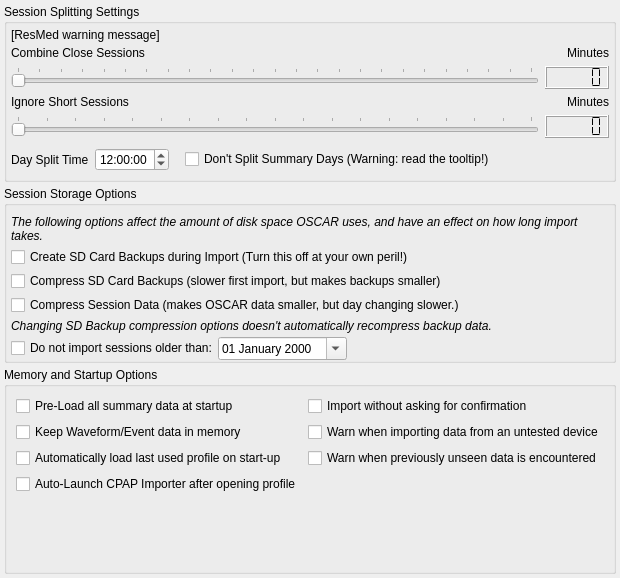
        <widget class="QWidget" name="importTab">
         <attribute name="title">
          <string>&amp;Import</string>
         </attribute>
         <layout class="QVBoxLayout" name="verticalLayout_5">
          <property name="spacing">
           <number>4</number>
          </property>
          <property name="leftMargin">
           <number>4</number>
          </property>
          <property name="topMargin">
           <number>4</number>
          </property>
          <property name="rightMargin">
           <number>4</number>
          </property>
          <property name="bottomMargin">
           <number>4</number>
          </property>
          <item>
           <widget class="QGroupBox" name="sessionSplitGroupBox">
            <property name="sizePolicy">
             <sizepolicy hsizetype="Preferred" vsizetype="Minimum">
              <horstretch>0</horstretch>
              <verstretch>0</verstretch>
             </sizepolicy>
            </property>
            <property name="title">
             <string>Session Splitting Settings</string>
            </property>
            <layout class="QVBoxLayout" name="verticalLayout_10">
             <property name="spacing">
              <number>4</number>
             </property>
             <property name="leftMargin">
              <number>4</number>
             </property>
             <property name="topMargin">
              <number>4</number>
             </property>
             <property name="rightMargin">
              <number>4</number>
             </property>
             <property name="bottomMargin">
              <number>4</number>
             </property>
             <item>
              <widget class="QLabel" name="ResMedWarning">
               <property name="sizePolicy">
                <sizepolicy hsizetype="Preferred" vsizetype="Minimum">
                 <horstretch>0</horstretch>
                 <verstretch>0</verstretch>
                </sizepolicy>
               </property>
               <property name="text">
                <string notr="true">[ResMed warning message]</string>
               </property>
               <property name="wordWrap">
                <bool>true</bool>
               </property>
               <property name="openExternalLinks">
                <bool>true</bool>
               </property>
              </widget>
             </item>
             <item>
              <widget class="QWidget" name="sessionSplitWidget" native="true">
               <property name="sizePolicy">
                <sizepolicy hsizetype="Preferred" vsizetype="Minimum">
                 <horstretch>0</horstretch>
                 <verstretch>0</verstretch>
                </sizepolicy>
               </property>
               <layout class="QVBoxLayout" name="verticalLayout_9">
                <property name="leftMargin">
                 <number>0</number>
                </property>
                <property name="topMargin">
                 <number>0</number>
                </property>
                <property name="rightMargin">
                 <number>0</number>
                </property>
                <property name="bottomMargin">
                 <number>0</number>
                </property>
                <item>
                 <layout class="QHBoxLayout" name="horizontalLayout_4">
                  <item>
                   <widget class="QLabel" name="label">
                    <property name="text">
                     <string>Combine Close Sessions </string>
                    </property>
                    <property name="alignment">
                     <set>Qt::AlignLeading|Qt::AlignLeft|Qt::AlignVCenter</set>
                    </property>
                   </widget>
                  </item>
                  <item>
                   <widget class="QLabel" name="label_4">
                    <property name="text">
                     <string>Minutes</string>
                    </property>
                    <property name="alignment">
                     <set>Qt::AlignRight|Qt::AlignTrailing|Qt::AlignVCenter</set>
                    </property>
                   </widget>
                  </item>
                 </layout>
                </item>
                <item>
                 <layout class="QHBoxLayout" name="horizontalLayout_2">
                  <item>
                   <widget class="QSlider" name="combineSlider">
                    <property name="minimumSize">
                     <size>
                      <width>0</width>
                      <height>0</height>
                     </size>
                    </property>
                    <property name="toolTip">
                     <string>Multiple sessions closer together than this value will be kept on the same day.
</string>
                    </property>
                    <property name="minimum">
                     <number>0</number>
                    </property>
                    <property name="maximum">
                     <number>240</number>
                    </property>
                    <property name="singleStep">
                     <number>10</number>
                    </property>
                    <property name="pageStep">
                     <number>30</number>
                    </property>
                    <property name="value">
                     <number>0</number>
                    </property>
                    <property name="orientation">
                     <enum>Qt::Horizontal</enum>
                    </property>
                    <property name="invertedAppearance">
                     <bool>false</bool>
                    </property>
                    <property name="invertedControls">
                     <bool>false</bool>
                    </property>
                    <property name="tickPosition">
                     <enum>QSlider::TicksAbove</enum>
                    </property>
                    <property name="tickInterval">
                     <number>10</number>
                    </property>
                   </widget>
                  </item>
                  <item>
                   <widget class="QLCDNumber" name="combineLCD">
                    <property name="frameShape">
                     <enum>QFrame::Box</enum>
                    </property>
                    <property name="digitCount">
                     <number>5</number>
                    </property>
                    <property name="segmentStyle">
                     <enum>QLCDNumber::Flat</enum>
                    </property>
                   </widget>
                  </item>
                 </layout>
                </item>
                <item>
                 <layout class="QHBoxLayout" name="horizontalLayout_5">
                  <item>
                   <widget class="QLabel" name="label_3">
                    <property name="text">
                     <string>Ignore Short Sessions</string>
                    </property>
                    <property name="alignment">
                     <set>Qt::AlignLeading|Qt::AlignLeft|Qt::AlignVCenter</set>
                    </property>
                   </widget>
                  </item>
                  <item>
                   <widget class="QLabel" name="label_5">
                    <property name="text">
                     <string>Minutes</string>
                    </property>
                    <property name="alignment">
                     <set>Qt::AlignRight|Qt::AlignTrailing|Qt::AlignVCenter</set>
                    </property>
                   </widget>
                  </item>
                 </layout>
                </item>
                <item>
                 <layout class="QHBoxLayout" name="horizontalLayout_3">
                  <property name="bottomMargin">
                   <number>4</number>
                  </property>
                  <item>
                   <widget class="QSlider" name="IgnoreSlider">
                    <property name="toolTip">
                     <string>&lt;html&gt;&lt;head/&gt;&lt;body&gt;&lt;p&gt;&lt;span style=&quot; font-family:'Cantarell'; font-size:11pt;&quot;&gt;Sessions shorter in duration than this will not be displayed&lt;/span&gt;&lt;span style=&quot; font-family:'Cantarell'; font-size:11pt; font-style:italic;&quot;&gt;.&lt;/span&gt;&lt;/p&gt;&lt;/body&gt;&lt;/html&gt;</string>
                    </property>
                    <property name="maximum">
                     <number>90</number>
                    </property>
                    <property name="pageStep">
                     <number>5</number>
                    </property>
                    <property name="orientation">
                     <enum>Qt::Horizontal</enum>
                    </property>
                    <property name="tickPosition">
                     <enum>QSlider::TicksAbove</enum>
                    </property>
                    <property name="tickInterval">
                     <number>5</number>
                    </property>
                   </widget>
                  </item>
                  <item>
                   <widget class="QLCDNumber" name="IgnoreLCD">
                    <property name="frameShape">
                     <enum>QFrame::Box</enum>
                    </property>
                    <property name="segmentStyle">
                     <enum>QLCDNumber::Flat</enum>
                    </property>
                   </widget>
                  </item>
                 </layout>
                </item>
                <item>
                 <layout class="QHBoxLayout" name="horizontalLayout">
                  <property name="bottomMargin">
                   <number>4</number>
                  </property>
                  <item>
                   <widget class="QLabel" name="label_2">
                    <property name="text">
                     <string>Day Split Time</string>
                    </property>
                    <property name="alignment">
                     <set>Qt::AlignLeading|Qt::AlignLeft|Qt::AlignVCenter</set>
                    </property>
                   </widget>
                  </item>
                  <item>
                   <widget class="QTimeEdit" name="timeEdit">
                    <property name="toolTip">
                     <string>Sessions starting before this time will go to the previous calendar day.</string>
                    </property>
                    <property name="buttonSymbols">
                     <enum>QAbstractSpinBox::UpDownArrows</enum>
                    </property>
                    <property name="dateTime">
                     <datetime>
                      <hour>12</hour>
                      <minute>0</minute>
                      <second>0</second>
                      <year>2000</year>
                      <month>1</month>
                      <day>1</day>
                     </datetime>
                    </property>
                   </widget>
                  </item>
                  <item>
                   <spacer name="horizontalSpacer_7">
                    <property name="orientation">
                     <enum>Qt::Horizontal</enum>
                    </property>
                    <property name="sizeType">
                     <enum>QSizePolicy::Minimum</enum>
                    </property>
                    <property name="sizeHint" stdset="0">
                     <size>
                      <width>10</width>
                      <height>20</height>
                     </size>
                    </property>
                   </spacer>
                  </item>
                  <item>
                   <widget class="QCheckBox" name="LockSummarySessionSplitting">
                    <property name="toolTip">
                     <string>&lt;html&gt;&lt;head/&gt;&lt;body&gt;&lt;p&gt;&lt;span style=&quot; font-weight:600;&quot;&gt;This setting should be used with caution...&lt;/span&gt; Switching it off comes with consequences involving accuracy of summary only days, as certain calculations only work properly provided summary only sessions that came from individual day records are kept together. &lt;/p&gt;&lt;p&gt;&lt;span style=&quot; font-weight:600;&quot;&gt;ResMed users:&lt;/span&gt; Just because it seems natural to you and I that the 12 noon session restart should be in the previous day, does not mean ResMed's data agrees with us. The STF.edf summary index format has serious weaknesses that make doing this not a good idea.&lt;/p&gt;&lt;p&gt;This option exists to pacify those who don't care and want to see this &amp;quot;fixed&amp;quot; no matter the costs, but know it comes with a cost. If you keep your SD card in every night, and import at least once a week, you won't see problems with this very often.&lt;/p&gt;&lt;/body&gt;&lt;/html&gt;</string>
                    </property>
                    <property name="text">
                     <string>Don't Split Summary Days (Warning: read the tooltip!)</string>
                    </property>
                   </widget>
                  </item>
                  <item>
                   <spacer name="horizontalSpacer">
                    <property name="orientation">
                     <enum>Qt::Horizontal</enum>
                    </property>
                    <property name="sizeHint" stdset="0">
                     <size>
                      <width>40</width>
                      <height>20</height>
                     </size>
                    </property>
                   </spacer>
                  </item>
                 </layout>
                </item>
               </layout>
              </widget>
             </item>
            </layout>
           </widget>
          </item>
          <item>
           <widget class="QGroupBox" name="groupBox_7">
            <property name="sizePolicy">
             <sizepolicy hsizetype="Preferred" vsizetype="Minimum">
              <horstretch>0</horstretch>
              <verstretch>0</verstretch>
             </sizepolicy>
            </property>
            <property name="title">
             <string>Session Storage Options</string>
            </property>
            <layout class="QGridLayout" name="gridLayout_9">
             <property name="leftMargin">
              <number>4</number>
             </property>
             <property name="topMargin">
              <number>9</number>
             </property>
             <property name="rightMargin">
              <number>4</number>
             </property>
             <property name="bottomMargin">
              <number>0</number>
             </property>
             <property name="horizontalSpacing">
              <number>0</number>
             </property>
             <property name="verticalSpacing">
              <number>4</number>
             </property>
             <item row="5" column="0">
              <widget class="QLabel" name="label_41">
               <property name="font">
                <font>
                 <italic>true</italic>
                </font>
               </property>
               <property name="text">
                <string>Changing SD Backup compression options doesn't automatically recompress backup data.</string>
               </property>
               <property name="wordWrap">
                <bool>true</bool>
               </property>
              </widget>
             </item>
             <item row="3" column="0">
              <widget class="QCheckBox" name="compressSDBackups">
               <property name="toolTip">
                <string>Compress ResMed (EDF) backups to save disk space.
Backed up EDF files are stored in the .gz format, 
which is common on Mac &amp; Linux platforms.. 

OSCAR can import from this compressed backup directory natively.. 
To use it with ResScan will require the .gz files to be uncompressed first..</string>
               </property>
               <property name="text">
                <string>Compress SD Card Backups (slower first import, but makes backups smaller)</string>
               </property>
              </widget>
             </item>
             <item row="1" column="0">
              <widget class="QLabel" name="label_32">
               <property name="font">
                <font>
                 <italic>true</italic>
                </font>
               </property>
               <property name="text">
                <string>The following options affect the amount of disk space OSCAR uses, and have an effect on how long import takes.</string>
               </property>
               <property name="wordWrap">
                <bool>true</bool>
               </property>
              </widget>
             </item>
             <item row="4" column="0">
              <widget class="QCheckBox" name="compressSessionData">
               <property name="toolTip">
                <string>This makes OSCAR's data take around half as much space.
But it makes import and day changing take longer.. 
If you've got a new computer with a small solid state disk, this is a good option.</string>
               </property>
               <property name="text">
                <string>Compress Session Data (makes OSCAR data smaller, but day changing slower.)</string>
               </property>
              </widget>
             </item>
             <item row="2" column="0">
              <widget class="QCheckBox" name="createSDBackups">
               <property name="toolTip">
                <string>This maintains a backup of SD-card data for ResMed devices, 

ResMed S9 series devices delete high resolution data older than 7 days, 
and graph data older than 30 days..

OSCAR can keep a copy of this data if you ever need to reinstall. 
(Highly recomended, unless your short on disk space or don't care about the graph data)</string>
               </property>
               <property name="text">
                <string>Create SD Card Backups during Import (Turn this off at your own peril!)</string>
               </property>
              </widget>
             </item>
             <item row="6" column="0">
              <layout class="QHBoxLayout" name="horizontalLayout_18">
               <property name="leftMargin">
                <number>0</number>
               </property>
               <property name="topMargin">
                <number>0</number>
               </property>
               <property name="bottomMargin">
                <number>0</number>
               </property>
               <item>
                <widget class="QCheckBox" name="ignoreOlderSessionsCheck">
                 <property name="text">
                  <string>Do not import sessions older than:</string>
                 </property>
                </widget>
               </item>
               <item>
                <widget class="QDateEdit" name="ignoreOlderSessionsDate">
                 <property name="toolTip">
                  <string>Sessions older than this date will not be imported</string>
                 </property>
                 <property name="wrapping">
                  <bool>true</bool>
                 </property>
                 <property name="frame">
                  <bool>true</bool>
                 </property>
                 <property name="maximumDate">
                  <date>
                   <year>2099</year>
                   <month>12</month>
                   <day>31</day>
                  </date>
                 </property>
                 <property name="minimumDate">
                  <date>
                   <year>1970</year>
                   <month>1</month>
                   <day>2</day>
                  </date>
                 </property>
                 <property name="currentSection">
                  <enum>QDateTimeEdit::DaySection</enum>
                 </property>
                 <property name="displayFormat">
                  <string>dd MMMM yyyy</string>
                 </property>
                 <property name="calendarPopup">
                  <bool>true</bool>
                 </property>
                </widget>
               </item>
               <item>
                <spacer name="horizontalSpacer_6">
                 <property name="orientation">
                  <enum>Qt::Horizontal</enum>
                 </property>
                 <property name="sizeHint" stdset="0">
                  <size>
                   <width>40</width>
                   <height>20</height>
                  </size>
                 </property>
                </spacer>
               </item>
              </layout>
             </item>
            </layout>
           </widget>
          </item>
          <item>
           <widget class="QGroupBox" name="groupBox_8">
            <property name="sizePolicy">
             <sizepolicy hsizetype="Preferred" vsizetype="Minimum">
              <horstretch>0</horstretch>
              <verstretch>0</verstretch>
             </sizepolicy>
            </property>
            <property name="title">
             <string>Memory and Startup Options</string>
            </property>
            <layout class="QGridLayout" name="gridLayout_14">
             <item row="3" column="0">
              <widget class="QCheckBox" name="autoLaunchImporter">
               <property name="toolTip">
                <string>Bypass the login screen and load the most recent User Profile</string>
               </property>
               <property name="text">
                <string>Auto-Launch CPAP Importer after opening profile</string>
               </property>
              </widget>
             </item>
             <item row="4" column="0">
              <spacer name="verticalSpacer_2">
               <property name="orientation">
                <enum>Qt::Vertical</enum>
               </property>
               <property name="sizeHint" stdset="0">
                <size>
                 <width>20</width>
                 <height>40</height>
                </size>
               </property>
              </spacer>
             </item>
             <item row="1" column="0">
              <widget class="QCheckBox" name="cacheSessionData">
               <property name="toolTip">
                <string>&lt;html&gt;&lt;head/&gt;&lt;body&gt;&lt;p&gt;This setting keeps waveform and event data in memory after use to speed up revisiting days.&lt;/p&gt;&lt;p&gt;This is not really a necessary option, as your operating system caches previously used files too.&lt;/p&gt;&lt;p&gt;Recommendation is to leave it switched off, unless your computer has a ton of memory.&lt;/p&gt;&lt;/body&gt;&lt;/html&gt;</string>
               </property>
               <property name="text">
                <string>Keep Waveform/Event data in memory</string>
               </property>
              </widget>
             </item>
             <item row="0" column="0">
              <widget class="QCheckBox" name="preloadSummaries">
               <property name="toolTip">
                <string>&lt;html&gt;&lt;head/&gt;&lt;body&gt;&lt;p&gt;Makes starting OSCAR a bit slower, by pre-loading all the summary data in advance, which speeds up overview browsing and a few other calculations later on. &lt;/p&gt;&lt;p&gt;If you have a large amount of data, it might be worth keeping this switched off, but if you typically like to view &lt;span style=&quot; font-style:italic;&quot;&gt;everything&lt;/span&gt; in overview, all the summary data still has to be loaded anyway. &lt;/p&gt;&lt;p&gt;Note this setting doesn't affect waveform and event data, which is always demand loaded as needed.&lt;/p&gt;&lt;/body&gt;&lt;/html&gt;</string>
               </property>
               <property name="text">
                <string>Pre-Load all summary data at startup</string>
               </property>
              </widget>
             </item>
             <item row="2" column="0">
              <widget class="QCheckBox" name="autoLoadLastUsed">
               <property name="text">
                <string>Automatically load last used profile on start-up</string>
               </property>
              </widget>
             </item>
             <item row="0" column="1">
              <widget class="QCheckBox" name="automaticImport">
               <property name="toolTip">
                <string>&lt;html&gt;&lt;head/&gt;&lt;body&gt;&lt;p&gt;Cuts down on any unimportant confirmation dialogs during import.&lt;/p&gt;&lt;/body&gt;&lt;/html&gt;</string>
               </property>
               <property name="text">
                <string>Import without asking for confirmation</string>
               </property>
              </widget>
             </item>
             <item row="1" column="1">
              <widget class="QCheckBox" name="warnOnUntestedMachine">
               <property name="toolTip">
                <string>&lt;html&gt;&lt;head/&gt;&lt;body&gt;&lt;p&gt;Provide an alert when importing data from any device model that has not yet been tested by OSCAR developers.&lt;/p&gt;&lt;/body&gt;&lt;/html&gt;</string>
               </property>
               <property name="text">
                <string>Warn when importing data from an untested device</string>
               </property>
              </widget>
             </item>
             <item row="2" column="1">
              <widget class="QCheckBox" name="warnOnUnexpectedData">
               <property name="toolTip">
                <string>&lt;html&gt;&lt;head/&gt;&lt;body&gt;&lt;p&gt;Provide an alert when importing data that is somehow different from anything previously seen by OSCAR developers.&lt;/p&gt;&lt;/body&gt;&lt;/html&gt;</string>
               </property>
               <property name="text">
                <string>Warn when previously unseen data is encountered</string>
               </property>
              </widget>
             </item>
            </layout>
           </widget>
          </item>
         </layout>
        </widget>
